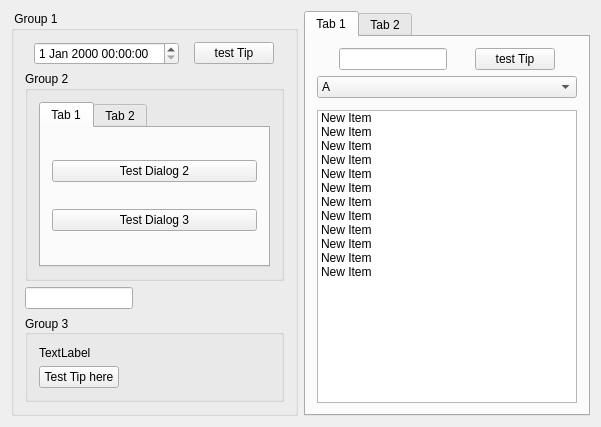
<?xml version="1.0" encoding="UTF-8"?>
<ui version="4.0">
 <class>mainView</class>
 <widget class="QWidget" name="mainView">
  <property name="geometry">
   <rect>
    <x>0</x>
    <y>0</y>
    <width>601</width>
    <height>427</height>
   </rect>
  </property>
  <property name="windowTitle">
   <string>mainView</string>
  </property>
  <layout class="QHBoxLayout" name="horizontalLayout">
   <item>
    <widget class="QGroupBox" name="group1">
     <property name="title">
      <string> Group 1</string>
     </property>
     <layout class="QVBoxLayout" name="verticalLayout_2">
      <item>
       <layout class="QHBoxLayout" name="horizontalLayout_2">
        <item>
         <widget class="QDateTimeEdit" name="dtedit">
          <property name="sizePolicy">
           <sizepolicy hsizetype="Maximum" vsizetype="Fixed">
            <horstretch>0</horstretch>
            <verstretch>0</verstretch>
           </sizepolicy>
          </property>
         </widget>
        </item>
        <item>
         <widget class="QPushButton" name="btnTest1">
          <property name="sizePolicy">
           <sizepolicy hsizetype="Maximum" vsizetype="Fixed">
            <horstretch>0</horstretch>
            <verstretch>0</verstretch>
           </sizepolicy>
          </property>
          <property name="text">
           <string>test Tip</string>
          </property>
         </widget>
        </item>
       </layout>
      </item>
      <item>
       <widget class="QGroupBox" name="group2">
        <property name="title">
         <string>Group 2</string>
        </property>
        <layout class="QVBoxLayout" name="verticalLayout">
         <item>
          <widget class="QTabWidget" name="tabWidget">
           <property name="currentIndex">
            <number>0</number>
           </property>
           <widget class="QWidget" name="tab1">
            <attribute name="title">
             <string>Tab 1</string>
            </attribute>
            <layout class="QVBoxLayout" name="verticalLayout_4">
             <item>
              <widget class="QPushButton" name="btnDialog2">
               <property name="text">
                <string>Test Dialog 2</string>
               </property>
              </widget>
             </item>
             <item>
              <widget class="QPushButton" name="btnDialog3">
               <property name="text">
                <string>Test Dialog 3</string>
               </property>
              </widget>
             </item>
            </layout>
           </widget>
           <widget class="QWidget" name="tab2">
            <attribute name="title">
             <string>Tab 2</string>
            </attribute>
           </widget>
          </widget>
         </item>
        </layout>
       </widget>
      </item>
      <item>
       <widget class="QLineEdit" name="edit2">
        <property name="sizePolicy">
         <sizepolicy hsizetype="Maximum" vsizetype="Fixed">
          <horstretch>0</horstretch>
          <verstretch>0</verstretch>
         </sizepolicy>
        </property>
       </widget>
      </item>
      <item>
       <widget class="QGroupBox" name="group3">
        <property name="title">
         <string>Group 3</string>
        </property>
        <property name="alignment">
         <set>Qt::AlignJustify|Qt::AlignVCenter</set>
        </property>
        <layout class="QVBoxLayout" name="verticalLayout_3">
         <item>
          <widget class="QLabel" name="label_2">
           <property name="text">
            <string>TextLabel</string>
           </property>
          </widget>
         </item>
         <item>
          <widget class="QPushButton" name="btnTest3">
           <property name="sizePolicy">
            <sizepolicy hsizetype="Maximum" vsizetype="Fixed">
             <horstretch>0</horstretch>
             <verstretch>0</verstretch>
            </sizepolicy>
           </property>
           <property name="text">
            <string>Test Tip here</string>
           </property>
          </widget>
         </item>
        </layout>
       </widget>
      </item>
     </layout>
    </widget>
   </item>
   <item>
    <widget class="QTabWidget" name="tabWidget_2">
     <property name="currentIndex">
      <number>0</number>
     </property>
     <widget class="QWidget" name="tab_3">
      <attribute name="title">
       <string>Tab 1</string>
      </attribute>
      <layout class="QVBoxLayout" name="verticalLayout_5">
       <item>
        <layout class="QHBoxLayout" name="horizontalLayout_3">
         <item>
          <widget class="QLineEdit" name="edit1">
           <property name="sizePolicy">
            <sizepolicy hsizetype="Maximum" vsizetype="Fixed">
             <horstretch>0</horstretch>
             <verstretch>0</verstretch>
            </sizepolicy>
           </property>
          </widget>
         </item>
         <item>
          <widget class="QPushButton" name="btnTest2">
           <property name="sizePolicy">
            <sizepolicy hsizetype="Maximum" vsizetype="Fixed">
             <horstretch>0</horstretch>
             <verstretch>0</verstretch>
            </sizepolicy>
           </property>
           <property name="text">
            <string>test Tip</string>
           </property>
          </widget>
         </item>
        </layout>
       </item>
       <item>
        <widget class="QComboBox" name="combo1">
         <item>
          <property name="text">
           <string>A</string>
          </property>
         </item>
         <item>
          <property name="text">
           <string>D</string>
          </property>
         </item>
         <item>
          <property name="text">
           <string>E</string>
          </property>
         </item>
         <item>
          <property name="text">
           <string>F</string>
          </property>
         </item>
         <item>
          <property name="text">
           <string>B</string>
          </property>
         </item>
         <item>
          <property name="text">
           <string>C</string>
          </property>
         </item>
        </widget>
       </item>
       <item>
        <widget class="Line" name="line">
         <property name="orientation">
          <enum>Qt::Vertical</enum>
         </property>
        </widget>
       </item>
       <item>
        <widget class="QListWidget" name="listWidget">
         <item>
          <property name="text">
           <string>New Item</string>
          </property>
         </item>
         <item>
          <property name="text">
           <string>New Item</string>
          </property>
         </item>
         <item>
          <property name="text">
           <string>New Item</string>
          </property>
         </item>
         <item>
          <property name="text">
           <string>New Item</string>
          </property>
         </item>
         <item>
          <property name="text">
           <string>New Item</string>
          </property>
         </item>
         <item>
          <property name="text">
           <string>New Item</string>
          </property>
         </item>
         <item>
          <property name="text">
           <string>New Item</string>
          </property>
         </item>
         <item>
          <property name="text">
           <string>New Item</string>
          </property>
         </item>
         <item>
          <property name="text">
           <string>New Item</string>
          </property>
         </item>
         <item>
          <property name="text">
           <string>New Item</string>
          </property>
         </item>
         <item>
          <property name="text">
           <string>New Item</string>
          </property>
         </item>
         <item>
          <property name="text">
           <string>New Item</string>
          </property>
         </item>
        </widget>
       </item>
      </layout>
     </widget>
     <widget class="QWidget" name="tab_4">
      <attribute name="title">
       <string>Tab 2</string>
      </attribute>
     </widget>
    </widget>
   </item>
  </layout>
 </widget>
 <layoutdefault spacing="6" margin="11"/>
 <resources/>
 <connections/>
</ui>
